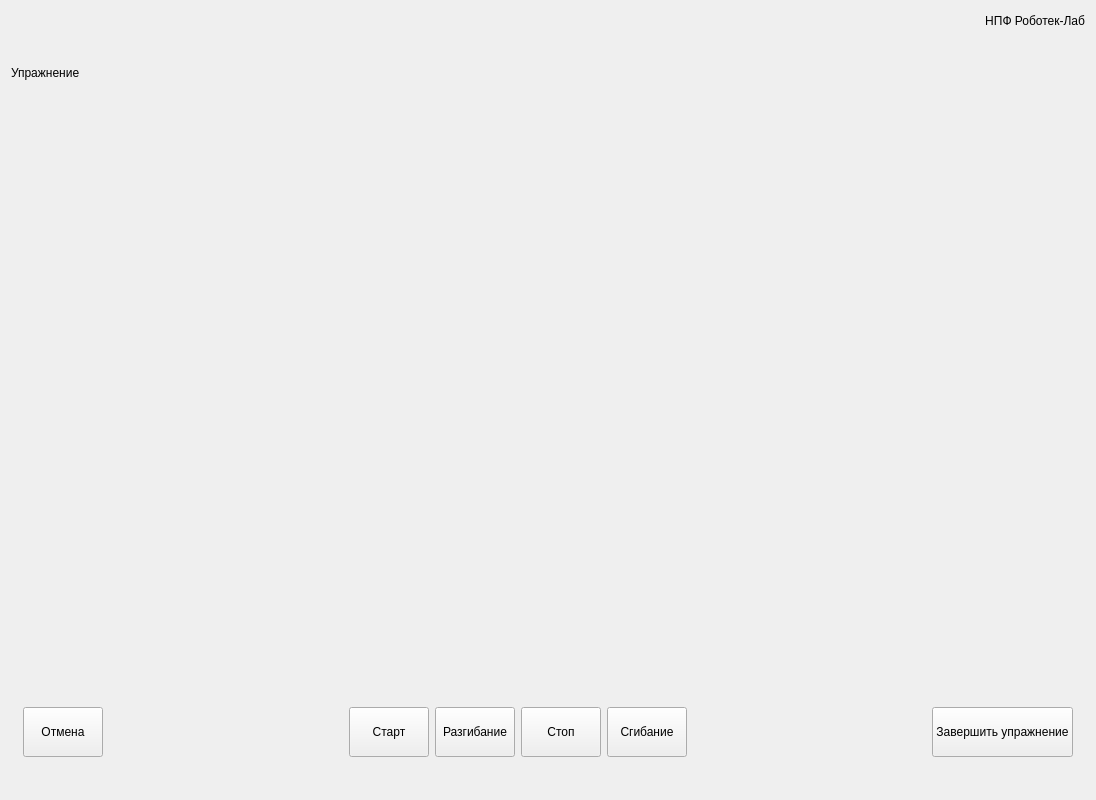
<?xml version="1.0" encoding="UTF-8"?>
<ui version="4.0">
 <class>ExercisePage</class>
 <widget class="QWidget" name="ExercisePage">
  <property name="geometry">
   <rect>
    <x>0</x>
    <y>0</y>
    <width>1096</width>
    <height>800</height>
   </rect>
  </property>
  <property name="windowTitle">
   <string>Form</string>
  </property>
  <layout class="QVBoxLayout" name="verticalLayout_4">
   <item>
    <layout class="QHBoxLayout" name="horizontalLayout_2" stretch="1,0,0">
     <item>
      <widget class="QLabel" name="label_page_title">
       <property name="sizePolicy">
        <sizepolicy hsizetype="Maximum" vsizetype="Fixed">
         <horstretch>0</horstretch>
         <verstretch>0</verstretch>
        </sizepolicy>
       </property>
       <property name="minimumSize">
        <size>
         <width>0</width>
         <height>50</height>
        </size>
       </property>
       <property name="maximumSize">
        <size>
         <width>800</width>
         <height>16777215</height>
        </size>
       </property>
       <property name="text">
        <string>Упражнение</string>
       </property>
      </widget>
     </item>
     <item>
      <spacer name="horizontalSpacer_4">
       <property name="orientation">
        <enum>Qt::Horizontal</enum>
       </property>
       <property name="sizeHint" stdset="0">
        <size>
         <width>40</width>
         <height>20</height>
        </size>
       </property>
      </spacer>
     </item>
     <item>
      <layout class="QVBoxLayout" name="verticalLayout">
       <property name="sizeConstraint">
        <enum>QLayout::SetFixedSize</enum>
       </property>
       <item>
        <widget class="QLabel" name="label_3">
         <property name="sizePolicy">
          <sizepolicy hsizetype="Fixed" vsizetype="Fixed">
           <horstretch>0</horstretch>
           <verstretch>0</verstretch>
          </sizepolicy>
         </property>
         <property name="minimumSize">
          <size>
           <width>200</width>
           <height>20</height>
          </size>
         </property>
         <property name="maximumSize">
          <size>
           <width>200</width>
           <height>20</height>
          </size>
         </property>
         <property name="text">
          <string>НПФ Роботек-Лаб</string>
         </property>
         <property name="alignment">
          <set>Qt::AlignRight|Qt::AlignTrailing|Qt::AlignVCenter</set>
         </property>
        </widget>
       </item>
       <item>
        <spacer name="verticalSpacer_3">
         <property name="orientation">
          <enum>Qt::Vertical</enum>
         </property>
         <property name="sizeHint" stdset="0">
          <size>
           <width>17</width>
           <height>13</height>
          </size>
         </property>
        </spacer>
       </item>
       <item>
        <widget class="QLabel" name="label_operator">
         <property name="sizePolicy">
          <sizepolicy hsizetype="Fixed" vsizetype="Fixed">
           <horstretch>0</horstretch>
           <verstretch>0</verstretch>
          </sizepolicy>
         </property>
         <property name="minimumSize">
          <size>
           <width>200</width>
           <height>20</height>
          </size>
         </property>
         <property name="maximumSize">
          <size>
           <width>200</width>
           <height>20</height>
          </size>
         </property>
         <property name="text">
          <string/>
         </property>
         <property name="alignment">
          <set>Qt::AlignRight|Qt::AlignTrailing|Qt::AlignVCenter</set>
         </property>
        </widget>
       </item>
      </layout>
     </item>
    </layout>
   </item>
   <item>
    <layout class="QVBoxLayout" name="verticalLayout_3">
     <item>
      <spacer name="verticalSpacer_4">
       <property name="orientation">
        <enum>Qt::Vertical</enum>
       </property>
       <property name="sizeHint" stdset="0">
        <size>
         <width>20</width>
         <height>40</height>
        </size>
       </property>
      </spacer>
     </item>
     <item>
      <layout class="QHBoxLayout" name="horizontalLayout_3">
       <item>
        <spacer name="horizontalSpacer_7">
         <property name="orientation">
          <enum>Qt::Horizontal</enum>
         </property>
         <property name="sizeHint" stdset="0">
          <size>
           <width>40</width>
           <height>20</height>
          </size>
         </property>
        </spacer>
       </item>
       <item>
        <widget class="QLabel" name="label_leg">
         <property name="minimumSize">
          <size>
           <width>854</width>
           <height>480</height>
          </size>
         </property>
         <property name="maximumSize">
          <size>
           <width>854</width>
           <height>480</height>
          </size>
         </property>
         <property name="text">
          <string/>
         </property>
        </widget>
       </item>
       <item>
        <layout class="QVBoxLayout" name="verticalLayout_2">
         <item>
          <widget class="QLabel" name="label_time">
           <property name="minimumSize">
            <size>
             <width>200</width>
             <height>30</height>
            </size>
           </property>
           <property name="text">
            <string/>
           </property>
           <property name="alignment">
            <set>Qt::AlignRight|Qt::AlignTrailing|Qt::AlignVCenter</set>
           </property>
          </widget>
         </item>
         <item>
          <widget class="QLabel" name="label_steps">
           <property name="minimumSize">
            <size>
             <width>200</width>
             <height>30</height>
            </size>
           </property>
           <property name="text">
            <string/>
           </property>
           <property name="alignment">
            <set>Qt::AlignRight|Qt::AlignTrailing|Qt::AlignVCenter</set>
           </property>
          </widget>
         </item>
         <item>
          <widget class="QLabel" name="label_angle">
           <property name="minimumSize">
            <size>
             <width>200</width>
             <height>30</height>
            </size>
           </property>
           <property name="text">
            <string/>
           </property>
           <property name="alignment">
            <set>Qt::AlignRight|Qt::AlignTrailing|Qt::AlignVCenter</set>
           </property>
          </widget>
         </item>
         <item>
          <widget class="QLabel" name="label_distasnce">
           <property name="minimumSize">
            <size>
             <width>200</width>
             <height>30</height>
            </size>
           </property>
           <property name="text">
            <string/>
           </property>
           <property name="alignment">
            <set>Qt::AlignRight|Qt::AlignTrailing|Qt::AlignVCenter</set>
           </property>
          </widget>
         </item>
         <item>
          <spacer name="verticalSpacer_2">
           <property name="orientation">
            <enum>Qt::Vertical</enum>
           </property>
           <property name="sizeHint" stdset="0">
            <size>
             <width>20</width>
             <height>40</height>
            </size>
           </property>
          </spacer>
         </item>
        </layout>
       </item>
       <item>
        <spacer name="horizontalSpacer_6">
         <property name="orientation">
          <enum>Qt::Horizontal</enum>
         </property>
         <property name="sizeHint" stdset="0">
          <size>
           <width>40</width>
           <height>20</height>
          </size>
         </property>
        </spacer>
       </item>
      </layout>
     </item>
     <item>
      <spacer name="verticalSpacer_5">
       <property name="orientation">
        <enum>Qt::Vertical</enum>
       </property>
       <property name="sizeHint" stdset="0">
        <size>
         <width>20</width>
         <height>40</height>
        </size>
       </property>
      </spacer>
     </item>
    </layout>
   </item>
   <item>
    <layout class="QHBoxLayout" name="horizontalLayout">
     <item>
      <spacer name="horizontalSpacer_2">
       <property name="orientation">
        <enum>Qt::Horizontal</enum>
       </property>
       <property name="sizeType">
        <enum>QSizePolicy::Fixed</enum>
       </property>
       <property name="sizeHint" stdset="0">
        <size>
         <width>12</width>
         <height>20</height>
        </size>
       </property>
      </spacer>
     </item>
     <item>
      <widget class="QPushButton" name="pushButton_cancel">
       <property name="minimumSize">
        <size>
         <width>0</width>
         <height>50</height>
        </size>
       </property>
       <property name="text">
        <string>Отмена</string>
       </property>
      </widget>
     </item>
     <item>
      <spacer name="horizontalSpacer">
       <property name="orientation">
        <enum>Qt::Horizontal</enum>
       </property>
       <property name="sizeHint" stdset="0">
        <size>
         <width>40</width>
         <height>20</height>
        </size>
       </property>
      </spacer>
     </item>
     <item>
      <widget class="QPushButton" name="pushButton_start_pause_exercise">
       <property name="minimumSize">
        <size>
         <width>0</width>
         <height>50</height>
        </size>
       </property>
       <property name="text">
        <string>Старт</string>
       </property>
      </widget>
     </item>
     <item>
      <widget class="QPushButton" name="pushButton_extension">
       <property name="minimumSize">
        <size>
         <width>0</width>
         <height>50</height>
        </size>
       </property>
       <property name="text">
        <string>Разгибание</string>
       </property>
      </widget>
     </item>
     <item>
      <widget class="QPushButton" name="pushButton_stop">
       <property name="minimumSize">
        <size>
         <width>0</width>
         <height>50</height>
        </size>
       </property>
       <property name="text">
        <string>Стоп</string>
       </property>
      </widget>
     </item>
     <item>
      <widget class="QPushButton" name="pushButton_flexion">
       <property name="minimumSize">
        <size>
         <width>0</width>
         <height>50</height>
        </size>
       </property>
       <property name="text">
        <string>Сгибание</string>
       </property>
      </widget>
     </item>
     <item>
      <spacer name="horizontalSpacer_5">
       <property name="orientation">
        <enum>Qt::Horizontal</enum>
       </property>
       <property name="sizeHint" stdset="0">
        <size>
         <width>40</width>
         <height>20</height>
        </size>
       </property>
      </spacer>
     </item>
     <item>
      <widget class="QPushButton" name="pushButton_stop_exercise">
       <property name="minimumSize">
        <size>
         <width>0</width>
         <height>50</height>
        </size>
       </property>
       <property name="text">
        <string>Завершить упражнение</string>
       </property>
      </widget>
     </item>
     <item>
      <spacer name="horizontalSpacer_3">
       <property name="orientation">
        <enum>Qt::Horizontal</enum>
       </property>
       <property name="sizeType">
        <enum>QSizePolicy::Fixed</enum>
       </property>
       <property name="sizeHint" stdset="0">
        <size>
         <width>12</width>
         <height>20</height>
        </size>
       </property>
      </spacer>
     </item>
    </layout>
   </item>
   <item>
    <spacer name="verticalSpacer">
     <property name="orientation">
      <enum>Qt::Vertical</enum>
     </property>
     <property name="sizeType">
      <enum>QSizePolicy::Fixed</enum>
     </property>
     <property name="sizeHint" stdset="0">
      <size>
       <width>20</width>
       <height>32</height>
      </size>
     </property>
    </spacer>
   </item>
  </layout>
 </widget>
 <resources/>
 <connections/>
</ui>
